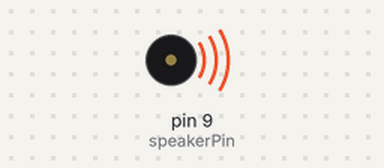
The sketch below on a simulated Arduino Uno, built with avr-gcc and run on an emulated ATmega328P. Parts: buzzer (waves = sounding).

Above: at 0.5 s.
At 5.7 s:
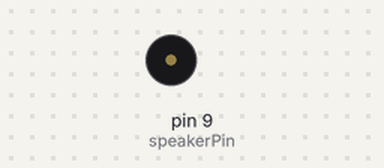
Timing chart, 0 to 9.3 s (numbered marks = the images above):
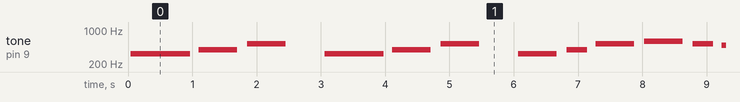

The sketch:

Programa_1.ino
```cpp
/*****************************************************************
**                                                              **
**                        Títol:                                **
**          Posar nom representatiu del programa                **
**                                                              **
** NOM:Martin Herranz                          Data:21/05/2018  **
*****************************************************************/
//****************************INCLUDE*****************************


//***************************VARIABLES****************************
const int speakerPin = 9;   // pin for speaker
int tempo = 300;
//Melody 1
//int length = 15; // the number of notes
//char notes[] = "ccggaagffeeddc "; // a space represents a rest
//int beats[] = { 1, 1, 1, 1, 1, 1, 2, 1, 1, 1, 1, 1, 1, 2, 4 }; // time notes

//Melody 2 himne del Barça
int length = 21;
char notes[] = "egC egC egCDCb abCabg";
int beats[]={3, 2, 2, 1, 3, 2, 2, 1, 2, 1, 2, 2, 1, 3, 1, 2, 1, 1, 1, 1, 3, 1};

//Melody 3
//int length = XX;
//char notes[] = "XXX";
//int beats[] = { X, X, X};

//*****************************SETUP******************************

void setup() {                 //Configura el final de salida

pinMode(speakerPin, OUTPUT);

}


//******************************LOOP******************************

void loop() {                 //Inicia el bucle del programa
for (int i = 0; i < length; i++) {
    if (notes[i] == ' ') {
      delay(beats[i] * tempo);
    } else {
      playNote(notes[i], beats[i] * tempo);
    }
    // pause between notes
    delay(tempo / 2);
  }


}

//****************************FUNCIONS****************************

void playTone(int tone, int duration) {
  for (long i = 0; i < duration * 1000L; i += tone * 2) {
    digitalWrite(speakerPin, HIGH);
    delayMicroseconds(tone);
    digitalWrite(speakerPin, LOW);
    delayMicroseconds(tone);
  }
}

void playNote(char note, int duration) {
  char names[] = { 'c', 'd', 'e', 'f', 'g', 'a', 'b', 'C' , 'D'};
  int tones[] = { 1915, 1700, 1519, 1432, 1275, 1136, 1014, 956, 840};

  // play the tone corresponding to the note name
  for (int i = 0; i < 9; i++) {
    if (names[i] == note) {
      playTone(tones[i], duration);
    }
  }
}
```

Measured:
- by itself, tone on pin 9 (speakerPin): plays 328 Hz for 0.92 s, 391 Hz for 0.60 s, 521 Hz for 0.60 s, 328 Hz for 0.92 s, 391 Hz for 0.60 s, 521 Hz for 0.60 s … (164 notes in this stretch)
